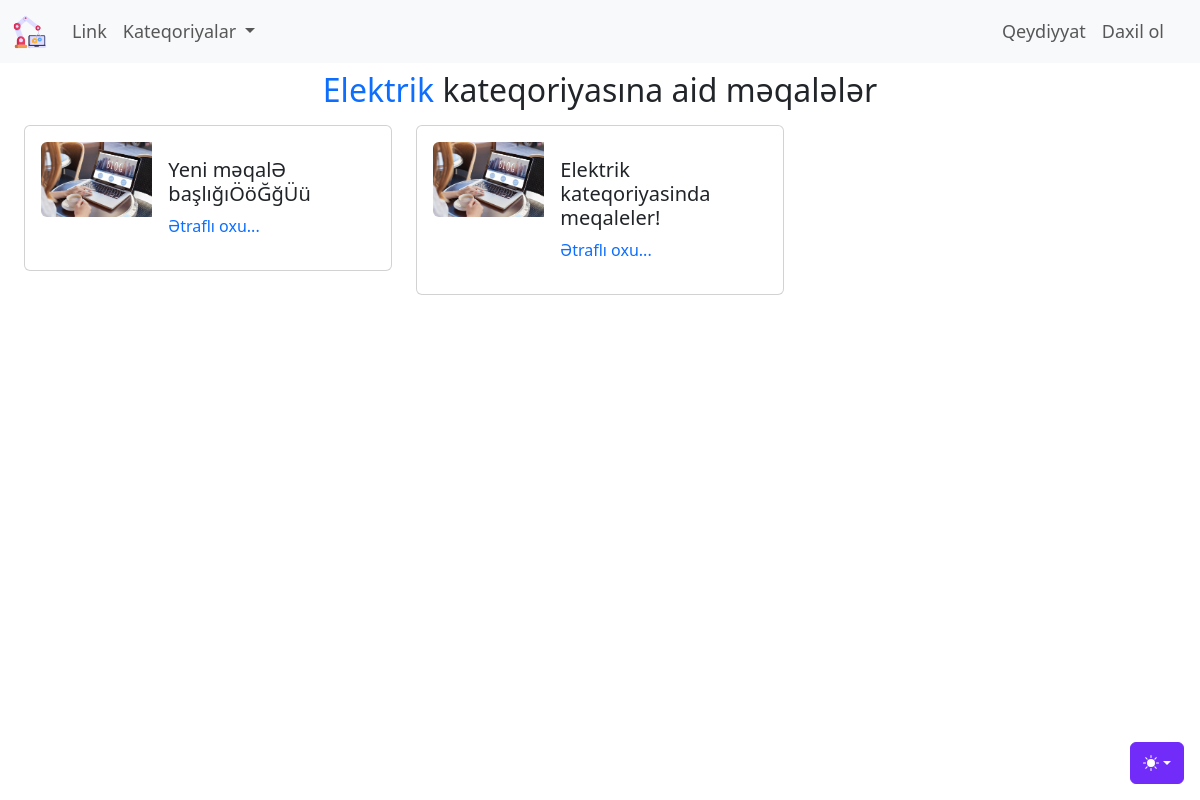
Before: /kateqoriya/elektrik with the older database file.
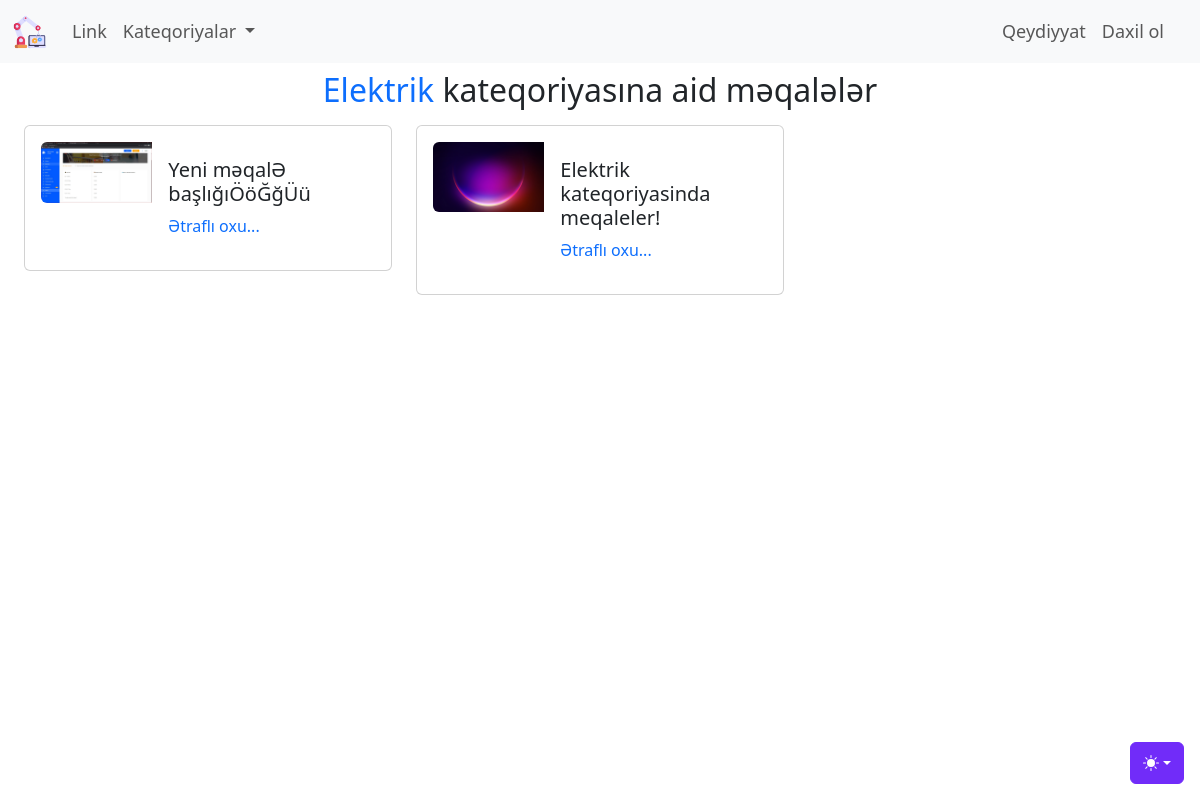
After: the same page with the newer database file.
### blog/models.py (models this page shows, shortened)
class Blog(models.Model):
    class Meta:
        verbose_name = 'Məqalə'
        verbose_name_plural = 'Məqalələr'
    basliq_sekli = models.ImageField(upload_to = "uploads/%d.%m.%Y",default = 'uploads/default.jpg',null=True,blank=True)
    karusel_sekli = ImageSpecField(source="basliq_sekli",
                                   processors=[ResizeToFill(600,400)],
                                   format='JPEG',
                                   options={'quality':100})
    basliq = models.CharField('Məqalə başlığı', max_length = 200)
    kontent = CKEditor5Field('Məqalə kontenti', config_name = 'extends')
    yaradilma_tarixi = models.DateTimeField('Yaranma tarixi', auto_now_add = True)
    deyisdirilme_tarixi = models.DateTimeField('Yaranma tarixi', auto_now = True)
    blog_slug = models.SlugField(editable=False, unique = True)
    blog_kateqoriya = models.ManyToManyField(Kateqoriya, verbose_name = 'Kateqoriyaları seçin.')
    yayinda_mi = models.BooleanField('Yayına buraxılsın?', default = False)
    yeni_mi = models.BooleanField('Yeni məqalə?', default = True)
    karuselde = models.BooleanField('Karuseldə', default = False)
    istifadeci = models.ForeignKey(settings.AUTH_USER_MODEL,verbose_name='İstifadəçi',on_delete = models.CASCADE)

### blog/views.py (the view)
# urls.py: path('kateqoriya/<slug:_slug>',views.kateqoriyaya_get,name='kateqoriyaya_get')
def kateqoriyaya_get(request,_slug):
    context = {
        'kateqoriyalar': Kateqoriya.objects.all(),
        'yazilar' : Kateqoriya.objects.get(kateqoriya_slug =_slug).blog_set.all(),
        'secilen_kateqoriya' : Kateqoriya.objects.get(kateqoriya_slug=_slug),
    }
    return render(request,'blog/kateqoriyaya_get.html',context)

### blog/models.py (called while the page is built)
    def __str__(self):
        return f"{self.kateqoriya_adi}"

### blog/templates/blog/kateqoriyaya_get.html (shortened to what this page needs)
{%extends 'base.html'%}
{% load static %}
{% block some_css %}
<link rel="stylesheet" href="{%static 'blog/css/kateqoriyaya_get.css'%}">
{% endblock  %}
{% block content %}
    <div class="container-fluid">
        <div class="row">
            <div class="col text-center mt-2">
                <h2 class="h2"><span class="text-primary">{{secilen_kateqoriya}}</span> kateqoriyasına aid məqalələr</h2>
            </div>
        </div>
        <div class="row">
            {% if yazilar %}
                {% for yazi in  yazilar%}
                <div class="col-md-6 col-lg-6 col-xl-4 col-xxl-4">
                    <div class="card mb-3 p-3 w-100 mt-2">
                        <div class="row g-0">
                        <div class="col-md-4">
                            <a href="{%url 'yazini_tap' yazi.blog_slug%}" target="_blank" rel="noopener noreferrer">
                                <img src="{{yazi.basliq_sekli.url}}" class="img-fluid rounded-start" alt="{{yazi.basliq}}">
                            </a>
                        </div>
                        <div class="col-md-8">
                            <div class="card-body card-body-custom">
                                <h5 class="card-title">{{yazi.basliq}}</h5>
                                <a href="{%url 'yazini_tap' yazi.blog_slug%}" target="_blank" rel="noopener noreferrer" class="btn_etrafli_oxu">Ətraflı oxu...</a>
                            </div>
                        </div>
                        </div>
                    </div>
                </div>
                {% endfor %}
            {% else %}
                    <div class="alert alert-warning">Bu kateqoriyaya aid məqalə yoxdur.</div>
            {% endif %}
        </div>
    </div>
{% endblock %}

Changed rows visible on the page:
changed Blog "Yeni məqalƏ başlığıÖöĞğÜü": basliq_sekli: picture added in place of a placeholder
changed Blog "Elektrik kateqoriyasinda meqaleler!": basliq_sekli: picture added in place of a placeholder
